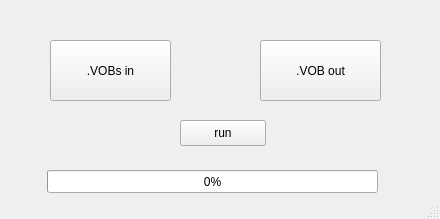
<?xml version="1.0" encoding="UTF-8"?>
<ui version="4.0">
 <class>MainWindow</class>
 <widget class="QMainWindow" name="MainWindow">
  <property name="geometry">
   <rect>
    <x>0</x>
    <y>0</y>
    <width>440</width>
    <height>219</height>
   </rect>
  </property>
  <property name="windowTitle">
   <string>MainWindow</string>
  </property>
  <widget class="QWidget" name="centralwidget">
   <widget class="QPushButton" name="pushButton_vob_in">
    <property name="geometry">
     <rect>
      <x>50</x>
      <y>40</y>
      <width>121</width>
      <height>61</height>
     </rect>
    </property>
    <property name="text">
     <string>.VOBs in</string>
    </property>
    <property name="icon">
     <iconset theme="media-optical"/>
    </property>
   </widget>
   <widget class="QPushButton" name="pushButton_vob_out">
    <property name="geometry">
     <rect>
      <x>260</x>
      <y>40</y>
      <width>121</width>
      <height>61</height>
     </rect>
    </property>
    <property name="text">
     <string>.VOB out</string>
    </property>
    <property name="icon">
     <iconset theme="video-x-generic"/>
    </property>
   </widget>
   <widget class="QPushButton" name="pushButton_run">
    <property name="geometry">
     <rect>
      <x>180</x>
      <y>120</y>
      <width>86</width>
      <height>26</height>
     </rect>
    </property>
    <property name="text">
     <string>run</string>
    </property>
    <property name="icon">
     <iconset theme="go-next"/>
    </property>
   </widget>
   <widget class="QProgressBar" name="progressBar">
    <property name="geometry">
     <rect>
      <x>47</x>
      <y>170</y>
      <width>331</width>
      <height>23</height>
     </rect>
    </property>
    <property name="value">
     <number>0</number>
    </property>
   </widget>
  </widget>
  <widget class="QStatusBar" name="statusbar"/>
 </widget>
 <resources/>
 <connections/>
</ui>
